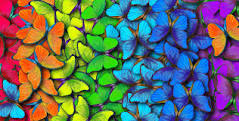
#> input picture 9th OpenCV Python Codes/Input/butterfly.jpg, 239 x 121 px
$ python 1-bgr2gray-func.py
#> lines starting #> are read from the running program, lines starting #| are printed output that depends on the picture
#> further down, bgr_image is the input picture: shape (121, 239, 3); mean B, G, R 101.7, 109.4, 97.5
import cv2
import numpy as np

def bgr2grayscale(image):
    b, g, r=cv2.split(image)
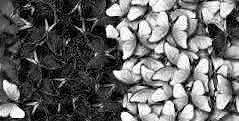
#> b: shape (121, 239); min 0, max 255, mean 101.7
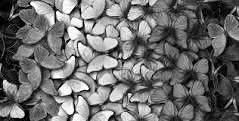
#> g: shape (121, 239); min 0, max 255, mean 109.4
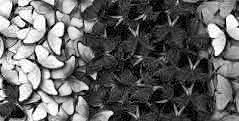
#> r: shape (121, 239); min 0, max 255, mean 97.5
    result=np.zeros(image.shape[:2], dtype=np.uint8)

    for i in range(image.shape[0]):
        for j in range(image.shape[1]):
            result[i, j]=b[i, j]//3 + g[i, j]//3 + r[i, j]//3
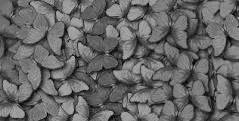
#> result: shape (121, 239); min 1, max 189, mean 101.9

    return result


bgr_image=cv2.imread("Input/butterfly.jpg")
gray_image=bgr2grayscale(bgr_image)

cv2.imshow("", gray_image)
cv2.waitKey()

cv2.imwrite("Output/gray_butterfly.jpg", gray_image)

$ run again, with 9th OpenCV Python Codes/Input/watermelon.jpg copied over 9th OpenCV Python Codes/Input/butterfly.jpg
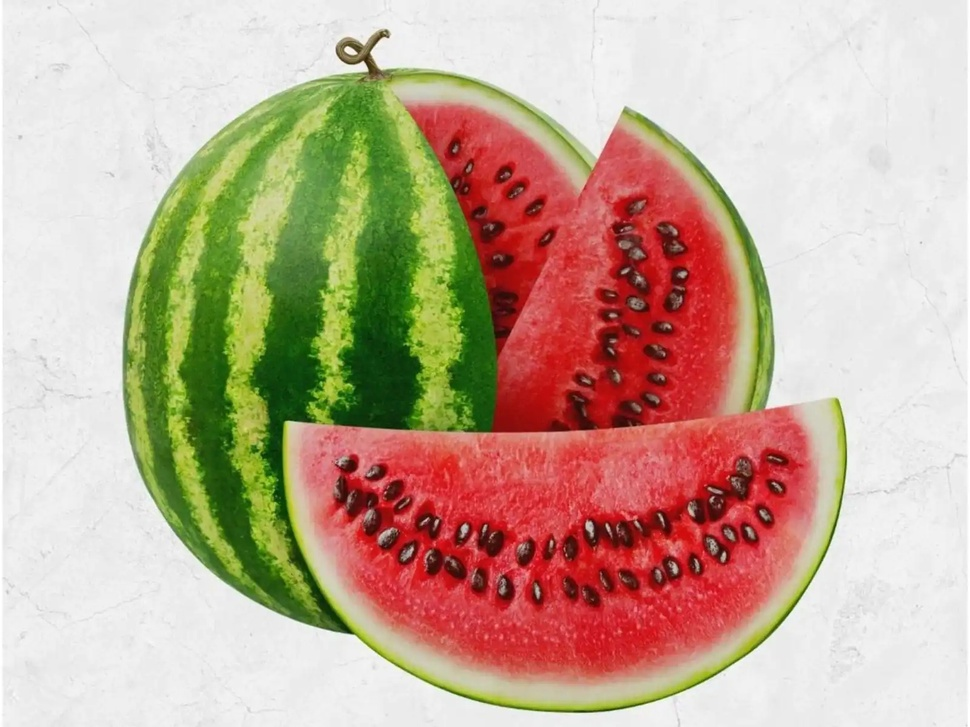
#> input picture 9th OpenCV Python Codes/Input/watermelon.jpg, 970 x 727 px, shrunk from 1600 x 1200 before the run
#> bgr_image is the input picture: shape (727, 970, 3); mean B, G, R 150, 170.9, 196.2
#> in bgr2grayscale, `b, g, r=cv2.split(image)`:
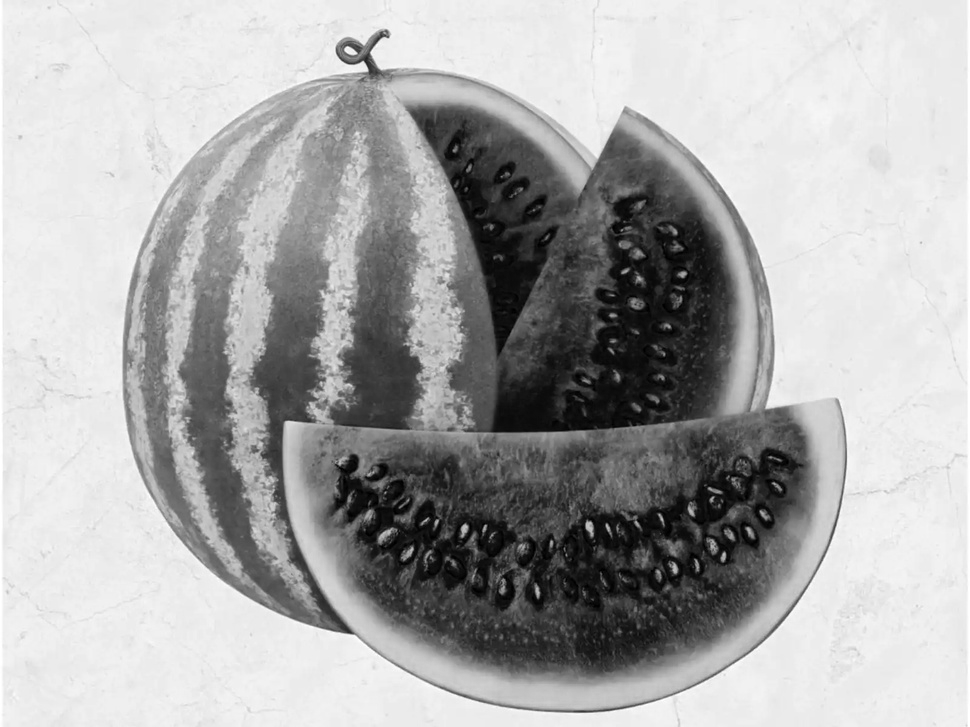
#> g: shape (727, 970); min 0, max 255, mean 170.9
#> after the loop in bgr2grayscale, `for i in range(image.shape[0]):`:
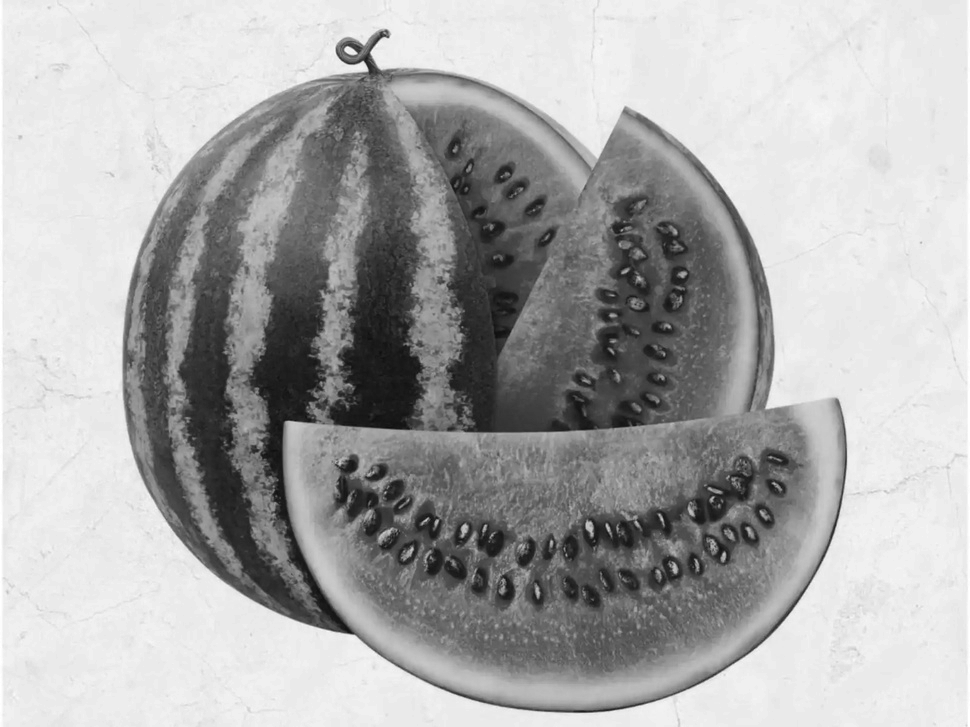
#> result: shape (727, 970); min 14, max 255, mean 171.3
